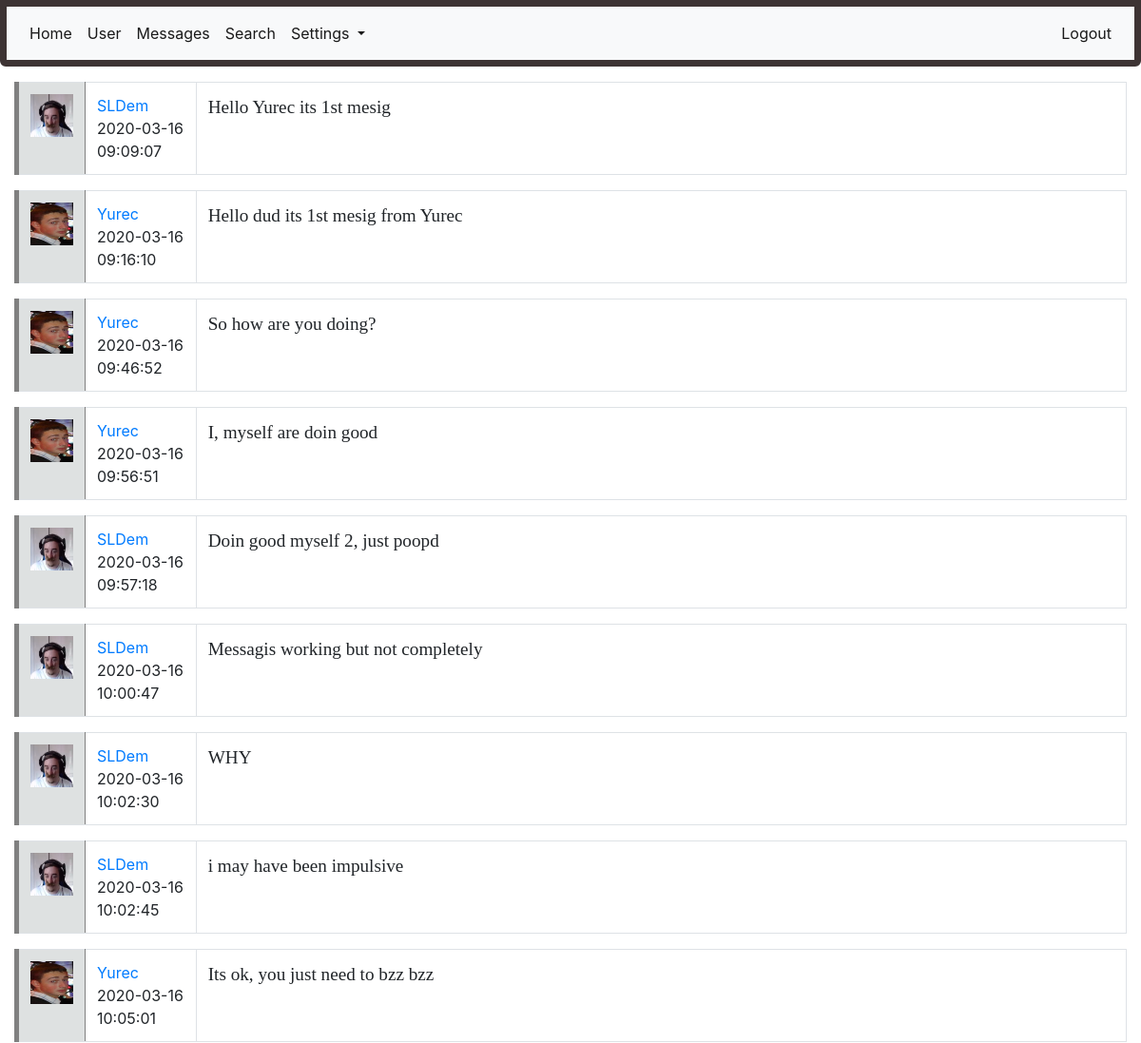
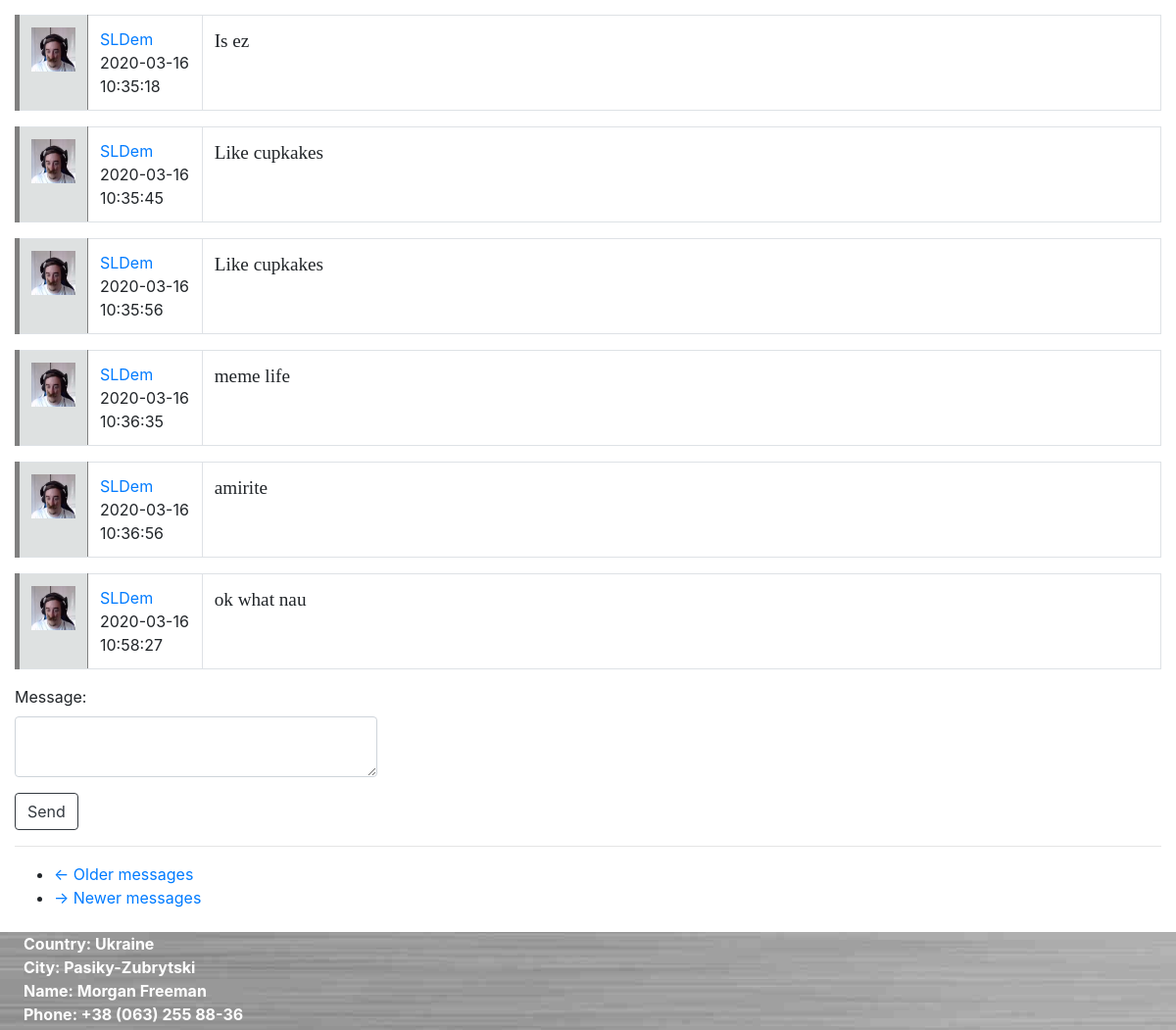
The page /private_messages/Yurec (signed in) on the database its author committed (2 pictures, top to bottom).
### app/models.py (models this page shows, shortened)
class Message(db.Model):
    id = db.Column(db.Integer, primary_key=True)
    sender_id = db.Column(db.Integer, db.ForeignKey('user.id'))
    recipient_id = db.Column(db.Integer, db.ForeignKey('user.id'))
    body = db.Column(db.String(140))
    timestamp = db.Column(db.DateTime, index=True, default=datetime.utcnow)

class User(UserMixin, db.Model):
    id = db.Column(db.Integer, primary_key=True)
    username = db.Column(db.String(64), index=True, unique=True)
    email = db.Column(db.String(124), index=True, unique=True)
    password_hash = db.Column(db.String(128))
    about_me = db.Column(db.String(1024))
    last_seen = db.Column(db.DateTime, default=datetime.utcnow())
    avatar_set = db.Column(db.Boolean, default=False)
    posts = db.relationship("Post", backref='author', lazy='dynamic')
    comments = db.relationship("Comment", backref='commenter', lazy='dynamic')
    followed = db.relationship(
        'User', secondary=followers,
        primaryjoin=(followers.c.follower_id == id),
        secondaryjoin=(followers.c.followed_id == id),
        backref=db.backref('followers', lazy='dynamic'), lazy='dynamic')
    liked = db.relationship(
        'PostLike',
        foreign_keys='PostLike.user_id',
        backref='user', lazy='dynamic')
    comment_liked = db.relationship(
        'CommentLike',
        foreign_keys='CommentLike.user_id',
        backref='user', lazy='dynamic')
    messages_sent = db.relationship(
        'Message',
        foreign_keys='Message.sender_id',
        backref='author', lazy='dynamic')
    messages_received = db.relationship(
        'Message',
        foreign_keys='Message.recipient_id',
        backref='recipient', lazy='dynamic')

### app/routes.py (the view, shortened to what this page needs)
@login_required
@app.route('/private_messages/<recipient>', methods=['POST', 'GET'])
def private_messages(recipient):
    recipient = User.query.filter_by(username=recipient).first_or_404()
    page = request.args.get('page', 1, type=int)
    received_messages = current_user.messages_received.filter_by(author=recipient)
    sent_messages = current_user.messages_sent.filter_by(recipient=recipient)
    messages = received_messages.union(sent_messages).order_by(Message.timestamp).paginate(page, 15, False)
    next_url = url_for('private_messages', recipient=recipient.username, page=messages.next_num) if messages.has_next else None
    prev_url = url_for('private_messages', recipient=recipient.username, page=messages.prev_num) if messages.has_prev else None
    form = MessageForm()
    return render_template('private_messages.html', title='Private Messages', recipient=recipient, form=form,
                           messages=messages.items, next_url=next_url, prev_url=prev_url)

### app/forms.py
class MessageForm(FlaskForm):
    message = TextAreaField("Message: ", validators=[DataRequired()])
    submit = SubmitField("Send")

### app/models.py (called while the page is built)
@login.user_loader
def load_user(id):
    return User.query.get(int(id))

### app/templates/private_messages.html
{% extends "base.html" %}
{% import "bootstrap/wtf.html" as wtf %}
{% block app_content %}
    <div style="margin-top: 15px;">
    {% for message in messages %}
        {% include "_message.html" %}
    {% endfor %}
    </div>
    <div class="row">
        <div class="col-md-4">
            {{ wtf.quick_form(form, button_map={'submit':'btn btn-outline-dark'}) }}
        </div>
    </div>
    <hr>
    <div style="margin-bottom: 2%;">
        <nav aria-label="...">
            <ul class="pager">
                <li class="previous{% if not prev_url %} disabled{% endif %}">
                    <a href="{{ prev_url or '#' }}">
                        <span aria-hidden="true">&larr;</span> Older messages
                    </a>
                </li>
                <li class="next{% if not next_url %} disabled{% endif %}">
                    <a href="{{ next_url or '#' }}">
                        <span aria-hidden="true">&rarr;</span> Newer messages
                    </a>
                </li>
            </ul>
        </nav>
    </div>
{% endblock %}

### app/templates/_message.html
{% import "bootstrap/wtf.html" as wtf %}
{% block app_content %}
<table class="table table-bordered" style="border-left: 5px solid; border-color: grey;">
    <tr>
        <td width="50px" style="background-color: #DEE1E1; border-right: 1px solid grey;">
            <a href="{{ url_for('user', username=message.author.username) }}">
                {% if message.author.avatar_set %}
                    <img height="45px" width="45px" src="{{ url_for('static', filename=message.author.username + '.jpg') }}">
                {% else %}
                    <img class="roboavatar" src="{{ avatars.robohash(message.author.username, size='45') }}" />
                {% endif %}
            </a>
        </td>
        <td width="10%"><a href="{{url_for('user', username=message.author.username) }}">{{message.author.username}}</a> {{message.timestamp.replace(microsecond=0)}}</td>
        <td><div class="message">{{message.body}}</div></td>
    </tr>
</table>
{% endblock %}

### app/static/main.css (style rules this page uses)
.message { font-family: 'Comic Sans MS', cursive; font-size: 1.2rem; }
* { box-sizing: border-box; }
.row:after { content: ""; display: table; clear: both; }

### rows shown on the page
Message: username (picture), author.username "SLDem", timestamp.replace "2020-03-16 09:09:07", body "Hello Yurec its 1st mesig"
Message: username (picture), author.username "Yurec", timestamp.replace "2020-03-16 09:16:10", body "Hello dud its 1st mesig from Yurec"
Message: username (picture), author.username "Yurec", timestamp.replace "2020-03-16 09:46:52", body "So how are you doing?"
Message: username (picture), author.username "Yurec", timestamp.replace "2020-03-16 09:56:51", body "I, myself are doin good"
Message: username (picture), author.username "SLDem", timestamp.replace "2020-03-16 09:57:18", body "Doin good myself 2, just poopd"
Message: username (picture), author.username "SLDem", timestamp.replace "2020-03-16 10:00:47", body "Messagis working but not completely"
Message: username (picture), author.username "SLDem", timestamp.replace "2020-03-16 10:02:30", body "WHY"
Message: username (picture), author.username "SLDem", timestamp.replace "2020-03-16 10:02:45", body "i may have been impulsive"
Message: username (picture), author.username "Yurec", timestamp.replace "2020-03-16 10:05:01", body "Its ok, you just need to bzz bzz"
Message: username (picture), author.username "SLDem", timestamp.replace "2020-03-16 10:35:18", body "Is ez"
Message: username (picture), author.username "SLDem", timestamp.replace "2020-03-16 10:35:45", body "Like cupkakes"
Message: username (picture), author.username "SLDem", timestamp.replace "2020-03-16 10:35:56", body "Like cupkakes"
Message: username (picture), author.username "SLDem", timestamp.replace "2020-03-16 10:36:35", body "meme life"
Message: username (picture), author.username "SLDem", timestamp.replace "2020-03-16 10:36:56", body "amirite"
Message: username (picture), author.username "SLDem", timestamp.replace "2020-03-16 10:58:27", body "ok what nau"
